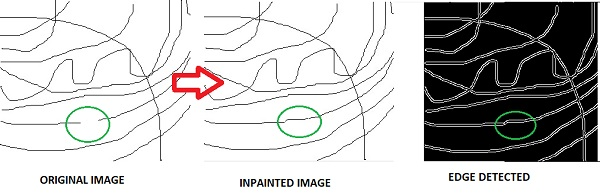
%> input picture x.jpg, 600 x 195 px
$ octave VII_lastCODE.m   (GNU Octave 9; MATLAB toolbox functions it lacks are replaced by stand-ins)
%> lines starting %> are read from the running program, lines starting %| are printed output that depends on the picture; in (x1, y1, x2, y2) boxes, pixels count from 0 and x2, y2 are one past the last pixel; in counts of white or black regions, pixels touching at a corner belong together; the program's own positions count from 1
clc;
clear;
close all;
i = imread('C:\Users\user\Desktop\x.jpg');
%> i is the input picture: size 195x600x3 uint8; mean R, G, B 191.4, 191.1, 190.6
I=rgb2gray(i);
bw=edge(I,'canny');
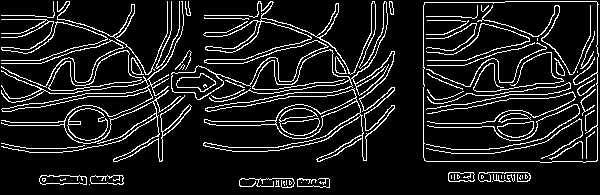
%> bw: size 195x600 logical; 11.5% white in thin lines or dots
imshow(bw);
verticalProfile = sum(bw, 2);
%> verticalProfile = 195 values, max 168 at index 94, min 0 at index 1, mean 68.75
horizontalProfile = sum(bw, 1);
%> horizontalProfile = 600 values, max 151 at index 598, min 0 at index 1, mean 22.34
figure(1), bar(horizontalProfile);
%> after `bar(horizontalProfile)`:
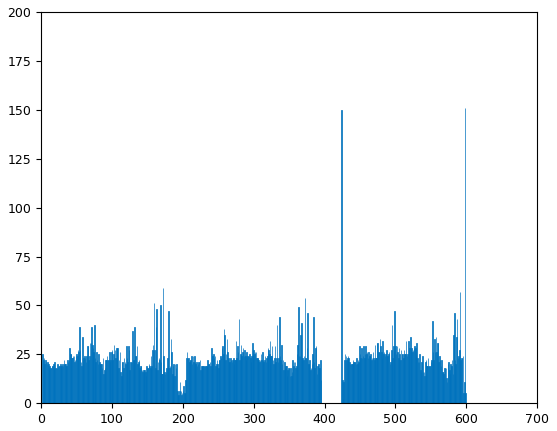
%> figure redrawn from the program's plot data; tallest bar 151 high, from x = 597.6 to 598.4
figure(9), barh(verticalProfile);
%> after `barh(verticalProfile)`:
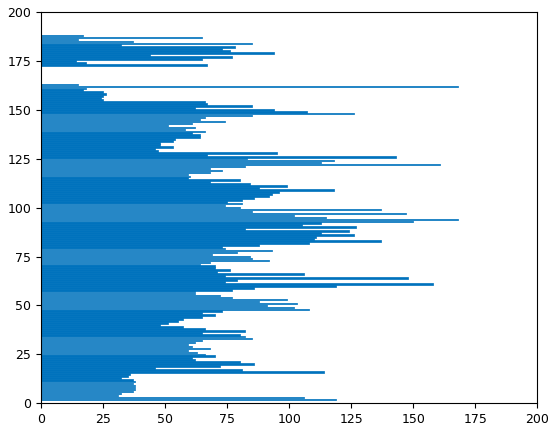
%> figure redrawn from the program's plot data; tallest bar 0.8 high, from x = 0 to 74


binaryImage = edge(I,'canny');
figure(5), imshow(binaryImage);
%binaryImage = grayImage(:,:,1) > 200;
% Crop off huge white frame surrounding the image.
%binaryImage = binaryImage(46:1058, 1094:1295);
subplot(1, 2, 1);
imshow(binaryImage);
fontSize = 15;
title('Binary Image', 'FontSize', fontSize);

% Label each blob with 8-connectivity, so we can make measurements of it
[labeledImage, numberOfBlobs] = bwlabel(binaryImage, 8);
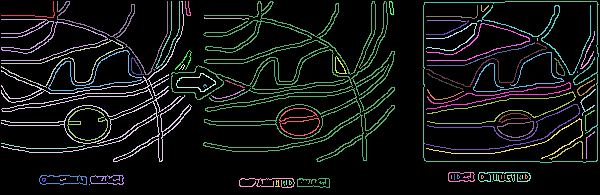
%> labeledImage: size 195x600 double; 76 distinct labels, from 0 to 75; one colour per label, 0 black
%> numberOfBlobs = 75
% Apply a variety of pseudo-colors to the regions.
coloredLabelsImage = label2rgb (labeledImage, 'hsv', 'k', 'shuffle');
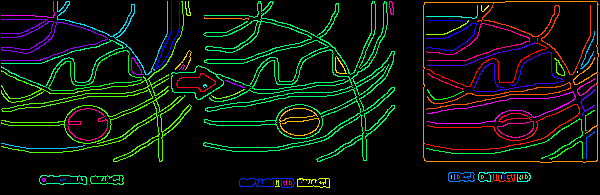
%> coloredLabelsImage: size 195x600x3 uint8; mean R, G, B 10.9, 19.6, 11.2
% Display the pseudo-colored image.
subplot(1, 2, 2);
imshow(coloredLabelsImage);
title('Labeled Image', 'FontSize', fontSize);
impixelinfo
% Get all the blob properties.  Can only pass in originalImage in version R2008a and later.
blobMeasurements = regionprops(labeledImage, 'all');
%> blobMeasurements = 75 regions; largest, box (x1, y1, x2, y2), Area, Centroid, MajorAxisLength, MinorAxisLength and Eccentricity: (171, 1, 395, 162) 3883 [301.3 81.9] 231.5 161.1 0.718, (1, 1, 192, 162) 1881 [106.7 111.1] 223.6 107.6 0.877, (423, 1, 599, 163) 763 [520.5 82.4] 281.2 247.9 0.472
numberOfBlobs = size(blobMeasurements, 1);


%> (the run ends here)

$ run again, with 10.jpg copied over x.jpg
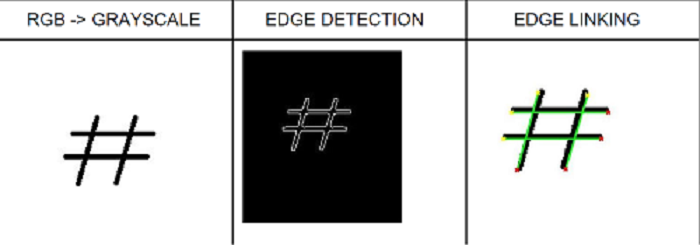
%> input picture 10.jpg, 700 x 245 px
%> i is the input picture: size 245x700x3 uint8; mean R, G, B 202.1, 202.8, 202.1
%> `bw=edge(I,'canny');`:
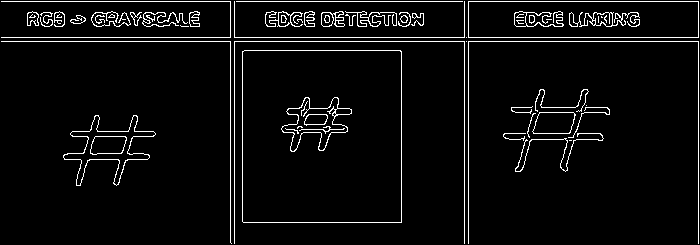
%> bw: size 245x700 logical; 4.7% white in thin lines or dots
%> verticalProfile = 245 values, max 693 at index 38, min 0 at index 1, mean 32.85
%> horizontalProfile = 700 values, max 240 at index 235, min 0 at index 1, mean 11.5
%> labeledImage: size 245x700 double; 62 distinct labels, from 0 to 61
%> numberOfBlobs = 61
%> `coloredLabelsImage = label2rgb (labeledImage, 'hsv', 'k', 'shuffle');`:
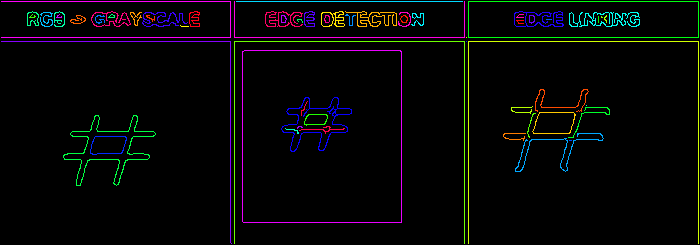
%> coloredLabelsImage: size 245x700x3 uint8; mean R, G, B 6, 6, 6.5
%> blobMeasurements = 61 regions; largest, box (x1, y1, x2, y2), Area, Centroid, MajorAxisLength, MinorAxisLength and Eccentricity: (242, 50, 402, 223) 660 [322.7 137] 277.9 262 0.333, (234, 41, 465, 244) 635 [350 106.6] 400.6 269.7 0.739, (468, 41, 699, 244) 635 [584 106.6] 400.6 269.7 0.739
